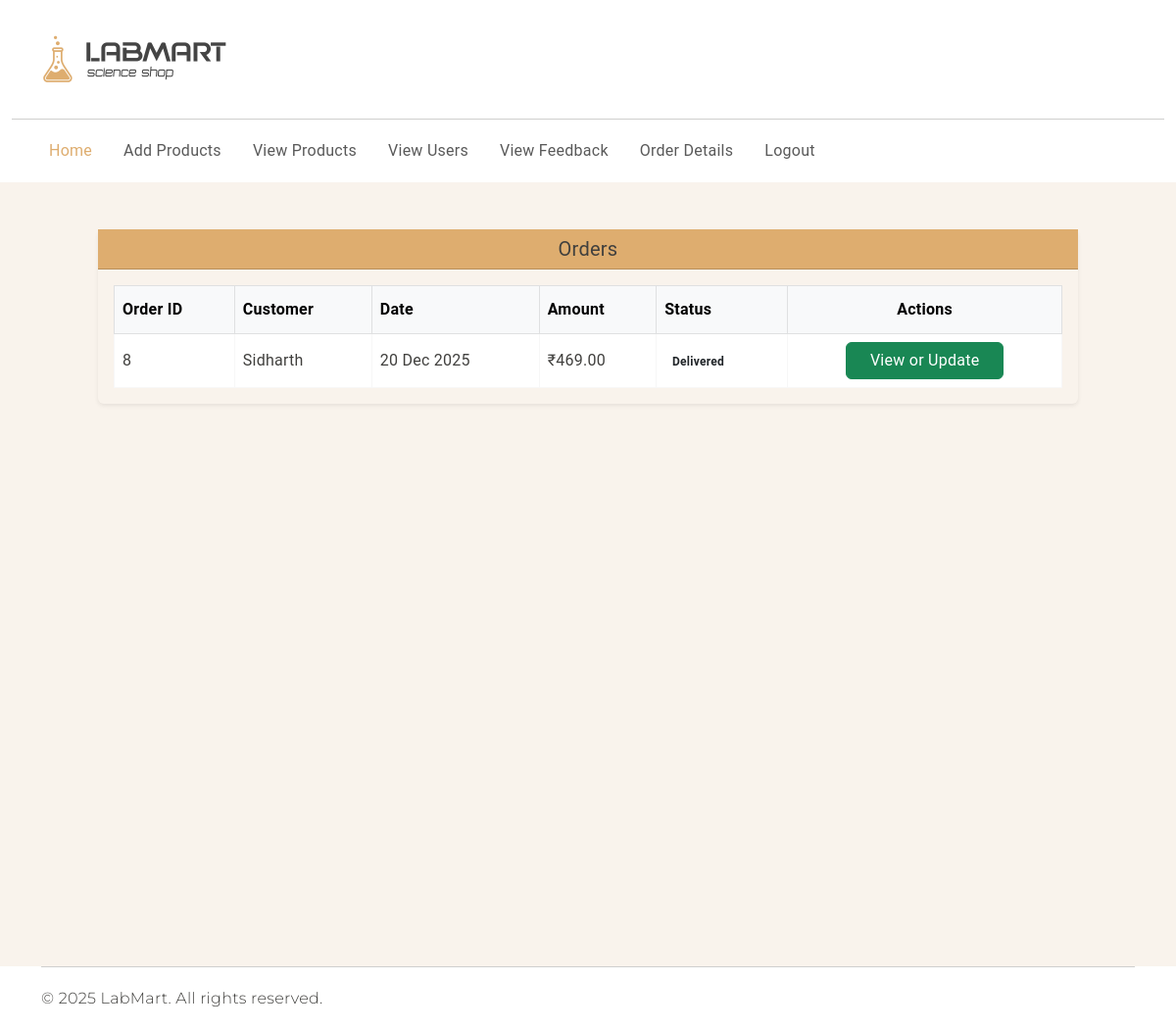
The app's page /orderdetails with its own data.
### app1/models.py (models this page shows, shortened)
class Order(models.Model):
    user = models.ForeignKey('Person', on_delete=models.CASCADE)
    address = models.TextField()
    total = models.DecimalField(max_digits=10, decimal_places=2, default=0)
    status = models.CharField(
        max_length=20,
        choices=[
            ('Pending', 'Pending'),
            ('Paid', 'Paid'),
            ('Processing', 'Processing'),
            ('Shipped', 'Shipped'),
            ('On the way', 'On the Way'),
            ('Delivered', 'Delivered'),
        ],
        default='pending'
    )
    created_at = models.DateTimeField(auto_now_add=True,null=True)

class Person(models.Model):
    Name=models.CharField(max_length=20)
    email=models.EmailField()
    pho_no=models.IntegerField()
    username=models.TextField(max_length=20, unique=True)
    password=models.TextField(max_length=128)
    Image = models.ImageField(upload_to='users/', blank=True, null=True)

### app1/views.py (the view)
# urls.py: path('orderdetails', views.orderdetails, name='orderdetails'),
def orderdetails(request):
    orders = Order.objects.all()
    return render(request, "orderdetails.html", {"orders": orders})

### template/orderdetails.html (shortened to what this page needs)
<!DOCTYPE html>
{% load static %}
<html lang="en">
<head>
<link rel="stylesheet" href="https://cdn.jsdelivr.net/npm/swiper@9/swiper-bundle.min.css" />
<link href="https://cdn.jsdelivr.net/npm/bootstrap@5.3.0-alpha3/dist/css/bootstrap.min.css" rel="stylesheet"
>
<link rel="stylesheet" type="text/css" href="{% static 'css/vendor.css' %}">
<link rel="stylesheet" type="text/css" href="{% static 'style.css' %}">
</head>
<body>
<header>
  <div class="container py-2">
    <div class="row py-4 align-items-center">
      <div class="col-sm-4 col-lg-3 text-center text-sm-start">
        <div class="main-logo">
            <img src="{% static 'images/logo.png' %}" alt="logo" class="img-fluid">
        </div>
      </div>
    </div>
  </div>
  <div class="container-fluid">
    <hr class="m-0">
  </div>
  <div class="container">
    <nav class="navbar navbar-expand-lg main-menu">
      <div class="offcanvas offcanvas-end" tabindex="-1" id="offcanvasNavbar" aria-labelledby="offcanvasNavbarLabel">
        <div class="offcanvas-body justify-content-between">
          <ul class="navbar-nav menu-list list-unstyled d-flex gap-md-3 mb-0">
            <li class="nav-item"><a href="adminhome" class="nav-link active">Home</a></li>
            <li class="nav-item"><a href="addproduct" class="nav-link">Add Products</a></li>
            <li class="nav-item"><a href="viewproduct" class="nav-link">View Products</a></li>
            <li class="nav-item"><a href="viewuser" class="nav-link">View Users</a></li>
            <li class="nav-item"><a href="viewfeedback" class="nav-link">View Feedback</a></li>
            <li class="nav-item"><a href="orderdetails" class="nav-link">Order Details</a></li>
            <li class="nav-item"><a href="logout" class="nav-link">Logout</a></li>
          </ul>
        </div>
      </div>
    </nav>
  </div>
</header>
<section id="banner" class="min-vh-100" style="background:#F9F3EC;">
  <div class="container pt-5">
    <div class="card shadow-sm mx-auto" style="max-width: 1000px;">
      <div class="card-header bg-primary text-white text-center">
        <h5 class="mb-0">Orders</h5>
      </div>
      <div class="card-body">
        <div class="table-responsive">
          <table class="table table-bordered table-hover align-middle mb-0 bg-white">
            <thead class="table-light">
              <tr>
                <th scope="col">Order ID</th>
                <th scope="col">Customer</th>
                <th scope="col">Date</th>
                <th scope="col">Amount</th>
                <th scope="col">Status</th>
                <th scope="col" class="text-center">Actions</th>
              </tr>
            </thead>
            <tbody>
              {% for order in orders %}
              <tr>
                <td>{{ order.id }}</td>
                <td>{{ order.user.username }}</td>
                <td>{{ order.created_at|date:"d M Y" }}</td>
                <td>₹{{ order.total }}</td>
                <td>
                  <span class="badge badge-{{ order.status }} text-dark">
                    {{ order.status|title }}
                  </span>
                </td>
                <td class="text-center">
                  <a href="{% url 'updateorderstatus' order.id %}" class="btn btn-success px-4">
                     View or Update
                  </a>
                </td>
              </tr>
              {% endfor %}
            </tbody>
          </table>
        </div>
      </div>
    </div>
  </div>
</section>
  <div id="footer-bottom">
    <div class="container">
      <hr class="m-0">
      <div class="row mt-3">
        <div class="col-md-6 copyright">
          <p class="secondary-font">© 2025 LabMart. All rights reserved.</p>
        </div>
      </div>
    </div>
  </div>
</body>
</html>

### static/style.css (style rules this page uses)
:root { --header-height: 160px; --header-height-min: 80px; }
:root { --accent-color: #DEAD6F; --dark-color: #222222; --light-dark-color: #727272; --light-color: #fff; --grey-color: #dbdbdb; --light-grey-color: #fafafa; --primary-color: #6995B1; --light-primary-color: #eef1f3; }
:root { --body-font: 'Roboto', cursive; --heading-font: 'Roboto', cursive; --secondary-font: 'Montserrat', sans-serif; }
body { --bs-link-color: #333; --bs-link-hover-color: #333; --bs-link-color-rgb: 40, 40, 40; --bs-link-hover-color-rgb: 0, 0, 0; --bs-light-rgb: 248, 248, 248; --bs-font-sans-serif: 'Roboto', cursive; --bs-body-font-family: var(--bs-font-sans-serif); --bs-body-font-size: 1rem; --bs-body-font-weight: 400; --bs-body-line-height: 2; --bs-body-color: #41403E; --bs-primary: #DEAD6F; --bs-primary-rgb: 222, 173, 111; --bs-primary-bg-subtle: #FFF9EB; --bs-border-color: #F7F7F7; --bs-secondary-rgb: 230, 243, 251; --bs-success-rgb: 238, 245, 228; --bs-danger-rgb: 249, 235, 231; --bs-warning-rgb: 255, 249, 235; --bs-info-rgb: 230, 243, 250; }
body { letter-spacing: 0.01625rem; }
h1, h2, h3, h4, h5, h6 { font-family: var(--heading-font); color: var(--bs-body-color); font-weight: 400; text-transform: capitalize; }
a { text-decoration: none; }
.secondary-font { font-family: var(--secondary-font); font-weight: 300; }
.navbar-nav .nav-link.active, .navbar-nav .nav-link.show, .nav-link:focus, .nav-link:hover { color: var(--accent-color); }
.card { --bs-card-inner-border-radius: none; --bs-card-bg: transparent; background-color: transparent; border: none; }

### records on screen
Order: id "8", user.username "Sidharth", created_at "20 Dec 2025", total "469.00", status "Delivered"
